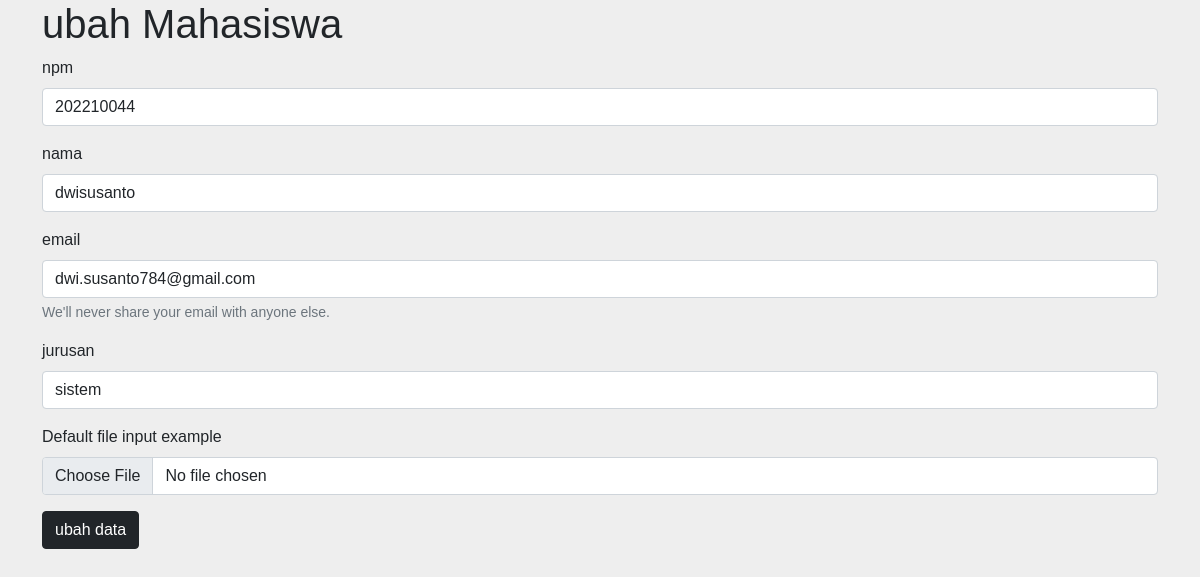
Screenshot of /142.update/ubah.php?id=1 with the database file from the repository.
### tables this page shows
CREATE TABLE `mahasiswa` (
  `id` int(11) NOT NULL,
  `nama` varchar(100) DEFAULT NULL,
  `npm` varchar(10) DEFAULT NULL,
  `email` varchar(100) DEFAULT NULL,
  `jurusan` varchar(100) NOT NULL,
  `gambar` varchar(100) DEFAULT NULL
);

### 142.update/function.php (called while the page is built, shortened)
<?php
$conn = mysqli_connect('localhost', 'root', '', 'phpdasar');
function query($query)
{
    global $conn;
    $result = mysqli_query($conn, $query);
    $rows = [];
    while ($row = mysqli_fetch_assoc($result)) {
        $rows[] = $row;
    }
    return $rows;
}
?>

### 142.update/ubah.php (the view, shortened to what this page needs)
<?php
require 'function.php';
$id = $_GET["id"];
$mhs = query("SELECT * FROM mahasiswa WHERE id = $id")[0];
?>
<!doctype html>
<html lang="en">
<head>
    <link href="../bootstrap/css/bootstrap.min.css" rel="stylesheet">
    <link rel="stylesheet" href="style.css">
</head>
<body>
<div class="container">
<h1>ubah Mahasiswa</h1>
<form method="POST" action="">
    <div class="mb-3">
        <label for="npm" class="form-label">npm</label>
        <input type="text" class="form-control" id="npm" name="npm" required value="<?= $mhs["npm"];?>">
    </div>
     <div class="mb-3">
        <label for="nama" class="form-label">nama</label>
        <input type="text" class="form-control" id="nama" name="nama" required value="<?= $mhs["nama"];?>">
    </div>
    <div class="mb-3">
        <label for="email" class="form-label">email</label>
        <input type="email" class="form-control" id="exampleInputEmail1" aria-describedby="emailHelp" name="email" required value="<?= $mhs["email"];?>">
        <div id="emailHelp" class="form-text">We'll never share your email with anyone else.</div>
    </div>
    <div class="mb-3">
        <label for="jurusan" class="form-label">jurusan</label>
        <input type="text" class="form-control" id="jurusan" name="jurusan" required value="<?= $mhs["jurusan"];?>">
    </div>
        <div class="mb-3">
        <label for="formFile" class="form-label">Default file input example</label>
        <input class="form-control" type="file" id="formFile" name="gambar" required value="<?= $mhs["gambar"];?>">
    </div>
        <button type="submit" class="btn btn-dark" name="submit">ubah data</button>
</form>
</div>
</body>
</html>

### 142.update/style.css (style rules this page uses)
body { background-color: #eee; font-family: "Poppins", sans-serif; font-weight: 300 }

### rows the page displays
mahasiswa: npm "202210044", nama "dwisusanto", email "dwi.susanto784@gmail.com", jurusan "sistem"
